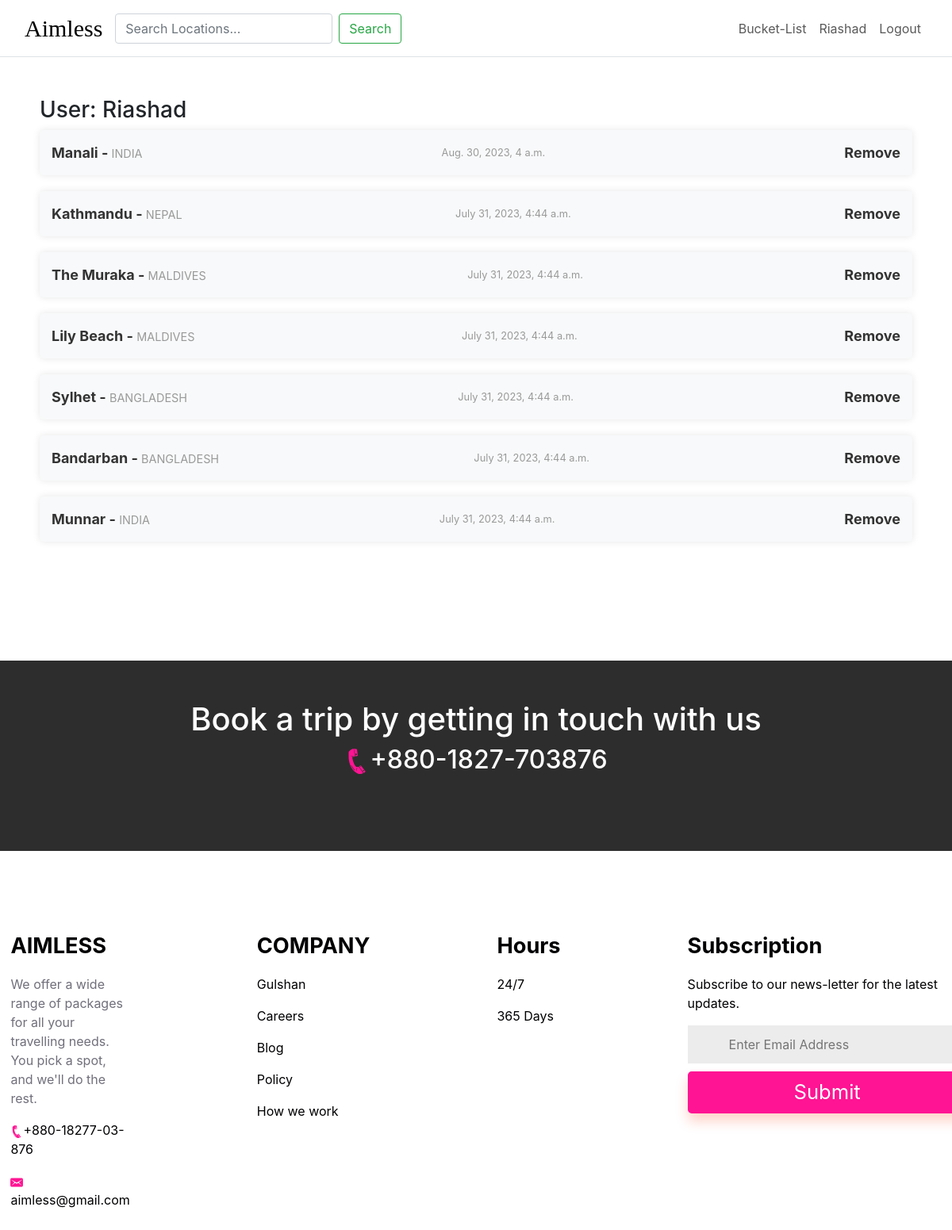
Page /bucket-list/1 on the committed database.
### base/models.py (models this page shows, shortened)
class BucketList(models.Model):
    user= models.ForeignKey(User, on_delete=models.CASCADE)
    list_item= models.ForeignKey(Location, on_delete=models.CASCADE)
    added_date= models.DateTimeField(auto_now_add=True)
    class Meta:
        ordering=['-added_date']

class Location(models.Model):
    continent = models.ForeignKey(Continent, on_delete=models.CASCADE)
    country= models.ForeignKey(Country, on_delete=models.CASCADE)
    name = models.CharField(max_length=80, unique=True)
    location_display_image=models.ImageField(upload_to='location_display_image/', null=True, blank=True)
    price = models.DecimalField(max_digits=10, decimal_places=0, default=0, null= True, blank=True)
    def __str__(self):
        return self.name

class Country(models.Model):
    continent=models.ForeignKey(Continent, on_delete=models.CASCADE)
    name= models.CharField(max_length=30)
    def __str__(self):
        return self.name
    class Meta:
        ordering=['name']

### base/views.py (the view)
# urls.py: path('bucket-list/<str:pk>', views.BucketListView.as_view(), name= 'bucket-list'),
class BucketListView(View):
    template_name = 'base/bucket_list.html'
    def get(self,request,pk):
        user= User.objects.get(id=pk)
        bucket_list= BucketList.objects.filter(user=user)
        context={'user':user, 'bucket_list':bucket_list}
        return render (request, self.template_name, context)

### base/templates/base/bucket_list.html (shortened to what this page needs)
{% extends 'main.html' %}
{% block content %}
<div class="bucket-list-container">
    <h3>User: {{ user.username }}</h3>
    {% for item in bucket_list %}
    <div class="bucket-list-item">
        <a href="{% url 'location' item.list_item.id %}">{{ item.list_item }} - <small>{{item.list_item.country}}</small></a>
        <small>{{ item.added_date }}</small>
        <strong>
            <a href="{% url 'delete' item.id %}">Remove</a>
        </strong>
    </div>
    {% endfor %}
</div>
{% endblock content %}

### templates/navbar.html (shortened to what this page needs)
<nav class="navbar navbar-expand-lg bg-bg-body-tertiary  border-bottom border-bottom-dark" >
  <div class="container-fluid">
    <a class="navbar-brand" href="{% url 'home' %}" style="font-family: 'Orange Juice'; font-size: 30px; ">Aimless</a>
    <div class="collapse navbar-collapse" id="navbarSupportedContent">
      <ul class="navbar-nav me-auto mb-2 mb-lg-0">
        <li class="nav-item">
          <form class="d-flex" role="search" method="GET" action="{% url 'search-result' %}">
            <input class="form-control me-2" type="search" name="q" placeholder="Search Locations..." aria-label="Search">
            <button class="btn btn-outline-success" type="submit">Search</button>
          </form>
        </li>
      </ul>
      <ul class="navbar-nav flex-row ml-md-auto d-none d-md-flex">
        <li class="nav-item">
          <a class="nav-link" href="{% url 'bucket-list' user.id%}">Bucket-List</a>
        </li>
       {%if user.is_authenticated%}
       <li class="nav-item">
        <a class="nav-link" href="{% url 'user-profile' %}">{{user.username}}</a>
       </li>
       <li class="nav-item">
        <a class="nav-link" href="{% url 'logout' %}">Logout</a>
      </li>
        {%endif%}
      </ul>
    </div>
  </div>
</nav>

### static/css/home.css (style rules this page uses)
a:link { text-decoration: none; }

### base/templates/base/bucket_list.html (style rules this page uses)
.bucket-list-container { margin: 50px; }
.bucket-list-item { margin-bottom: 20px; padding: 15px; background-color: #f8f9fa; box-shadow: 0 0 10px rgba(0, 0, 0, 0.1); border-radius: 5px; display: flex; align-items: center; justify-content: space-between; }
.bucket-list-item a { text-decoration: none; color: #333; font-size: 18px; font-weight: bold; transition: color 0.3s; }
.bucket-list-item small { color: #999; margin-right: 10px; }
.bucket-list-item strong { font-weight: bold; font-size: 16px; }

### rows in the picture
BucketList: list_item "Manali", list_item.country "INDIA", added_date "Aug. 30, 2023, 4 a.m."
BucketList: list_item "Kathmandu", list_item.country "NEPAL", added_date "July 31, 2023, 4:44 a.m."
BucketList: list_item "The Muraka", list_item.country "MALDIVES", added_date "July 31, 2023, 4:44 a.m."
BucketList: list_item "Lily Beach", list_item.country "MALDIVES", added_date "July 31, 2023, 4:44 a.m."
BucketList: list_item "Sylhet", list_item.country "BANGLADESH", added_date "July 31, 2023, 4:44 a.m."
BucketList: list_item "Bandarban", list_item.country "BANGLADESH", added_date "July 31, 2023, 4:44 a.m."
BucketList: list_item "Munnar", list_item.country "INDIA", added_date "July 31, 2023, 4:44 a.m."

### other values in the picture
{{ user.username }} "Riashad"
